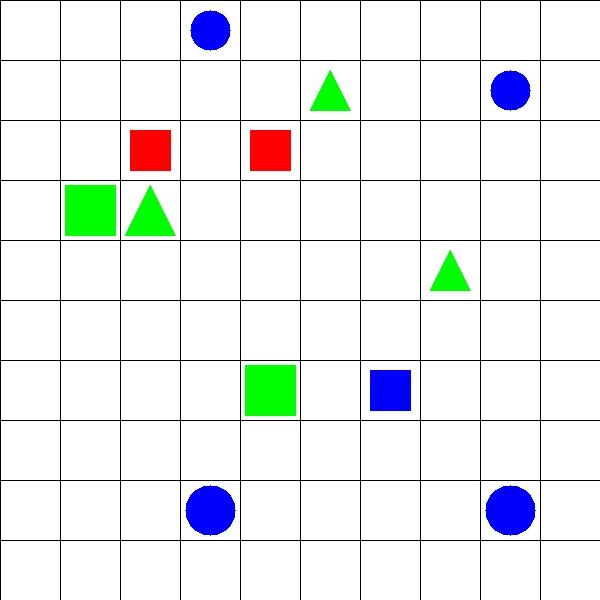
#> input picture task2_lm_set7/set-7/2. Task_Description/test_images/test_image2.jpg, 600 x 600 px
$ python task2_main.py
#> lines starting #> are read from the running program, lines starting #| are printed output that depends on the picture; after the words box and inside, x2 and y2 are one past the last pixel; in counts of white or black regions, pixels touching at a corner belong together
# -*- coding: utf-8 -*-
'''
**************************************************************************
*                  IMAGE PROCESSING (e-Yantra 2016)
*                  ================================
*  This software is intended to teach image processing concepts
*
*  Author: e-Yantra Project, Department of Computer Science
*  and Engineering, Indian Institute of Technology Bombay.
*
*  Software released under Creative Commons CC BY-NC-SA
*
*  For legal information refer to:
*        http://creativecommons.org/licenses/by-nc-sa/4.0/legalcode
*
*
*  This software is made available on an “AS IS WHERE IS BASIS”.
*  Licensee/end user indemnifies and will keep e-Yantra indemnified from
*  any and all claim(s) that emanate from the use of the Software or
*  breach of the terms of this agreement.
*
*  e-Yantra - An MHRD project under National Mission on Education using
*  ICT(NMEICT)
*
* ---------------------------------------------------
*  Theme: Launch a Module
*  Filename: task2_main.py
*  Version: 1.0.0
*  Date: November 28, 2016
*  How to run this file: python task2_main.py
*  Author: e-Yantra Project, Department of Computer Science and Engineering, Indian Institute of Technology Bombay.
* ---------------------------------------------------

* ====================== GENERAL Instruction =======================
* 1. Check for "DO NOT EDIT" tags - make sure you do not change function name of main().
* 2. Return should be a list named occupied_grids and a dictionary named planned_path.
* 3. Do not keep uncessary print statement, imshow() functions in final submission that you submit
* 4. Do not change the file name
* 5. Your Program will be tested through code test suite designed and graded based on number of test cases passed
**************************************************************************
'''

'''
* Team Id :         <Team Id>
* Author List :     Onkar Jagannath Sathe
* Filename:         task2_main.py
* Theme:            Launch Module -- Specific to eYRC
* Functions:        getcolor,getmin,getobj,getoccupied,heu,build,astar,makedic,travel
* Global Variables: RED_MIN,RED_MAX,BLACK_MIN,BLACK_MAX,BLUE_MIN,BLUE_MAX,GREEN_MAX,GREEN_MIN,YELLOW_MIN,YELLOW_MAX,BACK_MIN,BACK_MAX
'''

import numpy as np
import cv2
from heapq import *


'''
* Function Name: getcolor
* Input        : numpy_array_imagepixel(i.e. (B,G,R),RGB_values)
* Output       : color of numpy_array_pixel
* Logic        : Ranges of color's are used and compare as format of (B,G,R)
* Example Call : getcolor(img[i][j])
'''
def getcolor(a):
    x=a[0]
    y=a[1]
    z=a[2]
    if(x<50 and y<50 and z<50):
        return "BLACK"
    elif(x>200 and y<50 and z<50):
        return "blue"
    elif(x<50 and y<50 and z>200):
        return "red"
    elif(x<50 and y>200 and z<50):
        return "green"
    elif(x>200 and y>200 and z>200):
        return "WHITE"
    elif(x<25 and y>225 and z>225):
        return "yellow"
    return "BACK"

RED_MIN =     np.array([ 0 ,  0,200], np.uint8)
RED_MAX =     np.array([ 50, 50,255], np.uint8)

BLUE_MIN  =   np.array([200,  0,  0], np.uint8)
BLUE_MAX  =   np.array([255, 50, 50],np.uint8)

GREEN_MIN  =  np.array([0  ,200,  0], np.uint8)
GREEN_MAX  =  np.array([50 ,255, 50], np.uint8)

YELLOW_MIN  = np.array([  0,225,225], np.uint8)
YELLOW_MAX  = np.array([ 25,255,255], np.uint8)

BLACK_MIN = np.array([  0,0,0], np.uint8)
BLACK_MAX = np.array([  25,25,25], np.uint8)

BACK_MIN = 0
BACK_MAX = 0

'''
* Function Name: getmin
* Input        : color of pixel (as string)
* Output       : minimum and maximum ranges
* Logic        : Global variables are used for Ranges of color's are used and compare as format of (B,G,R)
* Example Call : getmin('red')
'''
def getmin(color):
    if(color == 'blue'):
        return BLUE_MIN , BLUE_MAX
    elif(color == 'red'):
        return RED_MIN , RED_MAX
    elif(color == 'green'):
        return GREEN_MIN , GREEN_MAX
    elif(color == 'yellow'):
        return YELLOW_MIN , YELLOW_MAX
    elif(color == 'BLACK'):
        return BLACK_MIN,BLACK_MAX
    return BACK_MIN , BACK_MAX


'''
* Function Name: getobj
* Input        : path of image
* Output       : objects in images(as list of tuple[(x,y) coordinates,color,shape,object_total_pixel])
* Logic        : contours are used to find shape using approxPolyDP method,
                 getcolor is for color,
                 inRange and countNonZero for object_total_pixel

* Example Call : getobj('test_images1.jpg')
'''
def getobj(path):
    img = cv2.imread(path)
    #img = cv2.bilateralFilter(img,9,75,75)

    gray = cv2.imread(path,0)
    obj = []
    obj_pix = []
    objects = ['circle','','','triangle','4-sided']
    j=0
    l=1
    while(j<gray.shape[0]):
        i=0
        while(i<gray.shape[1]):
            if(getcolor(img[i+30][j+30])=="WHITE"):
                obj.append(((j/60+1,i/60+1),None,None,None))
                i+=60
                continue
            img_1= gray [i+1:i+60-1,j+1:j+60-1]
            ret , thresh = cv2.threshold(img_1,200,255,1)
            contours , h = cv2.findContours(thresh,1,2)
            for cnt in contours:
                approx = cv2.approxPolyDP(cnt,0.01*cv2.arcLength(cnt,True),True)

            color = getcolor(img[i+30][j+30])
            img_1 = img[i:i+60,j:j+60]
            MIN , MAX = getmin(color)
            if(MIN is not BACK_MIN and MAX is not BACK_MAX):
                obj_pix=cv2.countNonZero(cv2.inRange(img_1, MIN, MAX))
            else:
                obj_pix=0

            if(color!= "BACK" and color != "WHITE"):
                if(len(approx)>10):
                    obj.append(((j/60+1,i/60+1),color,objects[0],obj_pix))
                else:
                    obj.append(((j/60+1,i/60+1),color,objects[len(approx)],obj_pix))
                #print(approx)
            else:
                obj.append(((j/60+1,i/60+1),None,None,obj_pix))
            i+=60
        j+=60
    return obj

'''
* Function Name: getoccupied
* Input        : board object list of tuple[(x,y) coordinates,color,shape,object_total_pixel]
* Output       : Non empty grids as 1st Output
* Logic        : color and shape are None in above list of board they are seperated
* Example Call : getoccupied(board_objects)
'''

def getoccupied(board):
    grids = []
    for i in board :
        #print(i)
        if(i[2]==None):
            continue
        else:
            grids.append(i[0])
    return grids

'''
* Function Name: build
* Input        : board object list , grid (NON Empty Grid list),numpyarray of 10 X 10 size
* Output       : Objects Match_list as dictionary and sorted keys of Match_list as list
* Logic        :
                 build numpy array for algorithm
                 size is checked using object's pixel in board's object
                 shape is compared
                 color is compared
                 if (color is Not None)
                     numpyarray is set to 1
* Example Call : build(board_objects,grid,numpy_array)
'''

def build(board,grid,nmap):
    match_list = {}

    for x in grid:
        i=board[((x[0]-1)*10+x[1])-1]
        nmap[i[0][1]][i[0][0]]=1
        if(i[1]!='BLACK'):
            match = []
            for y in grid :
                j = board[((y[0]-1)*10+y[1])-1]
                if(j[1]!='BLACK' and i[0]!=j[0] and i[1]==j[1] and i[2]==j[2] and abs(i[3]-j[3])<100):
                    match.append(j[0])
            match_list[i[0]]=match
    sortr = match_list.keys()
    sortr.sort()


    return match_list , sortr
'''
* Function Name: heu
* Input        : two coordinates
* Output       : heusterics distance of two points
* Logic        : No. of cells between two points are count
* Example Call : heu((x1,y1),(x2,y2))
'''

def heu(a, b):
    return (abs(a[0] - b[0]) + abs(a[1] - b[1]))


'''
* Function Name: astar
* Input        : numpy_array,start_tuple,goal_tuple
* Output       : dictionary as required
* Logic        : A * algorithm is used
* Example Call : astar(array,start,goal)
'''

# [53 lines left out: function astar, not called in this run]

'''
* Function Name: makedir
* Input        : list
* Output       : modified list
* Logic        : appropriate list is ordered
* Example Call : makedic(list)
'''
# [10 lines left out: function makedic, not called in this run]

'''
* Function Name: travel
* Input        : path of images
* Output       : occupied grid , dictionary of all paths as Key = tuple(start)
* Logic        : For each objects A* algo is called and minimum path is choosen
                 if No path
                     NO MATCH , empty list , 0 is set
* Example Call : board , paths = travel(image_filename)
'''
def travel(path):
    paths = {}#OrderedDict()
    board = getobj(path)


    nmap = np.array([
            [1,1,1,1,1,1,1,1,1,1,1],
            [1,0,0,0,0,0,0,0,0,0,0],
            [1,0,0,0,0,0,0,0,0,0,0],
            [1,0,0,0,0,0,0,0,0,0,0],
            [1,0,0,0,0,0,0,0,0,0,0],
            [1,0,0,0,0,0,0,0,0,0,0],
            [1,0,0,0,0,0,0,0,0,0,0],
            [1,0,0,0,0,0,0,0,0,0,0],
            [1,0,0,0,0,0,0,0,0,0,0],
            [1,0,0,0,0,0,0,0,0,0,0],
            [1,0,0,0,0,0,0,0,0,0,0]])

    grids = getoccupied(board)
    #print(grids)
    match_list ,sortr = build(board,grids,nmap)
    #print(match_list)
    for i in sortr:
        #print(i,match_list[i])
        m_list = match_list[i]
        if(len(m_list)==0):
            paths[tuple(i)]=['NO MATCH','empty list',0]
            continue
        if(len(m_list)!=0):
            all_list = []
            mini = 1000
            is_path = False
            for j in m_list:
                tmp_1=nmap[j[1]][j[0]]
                tmp_2=nmap[i[1]][i[0]]
                nmap[j[1]][j[0]]=nmap[i[1]][i[0]]=0

                temp=astar(nmap,i,j)
                nmap[j[1]][j[0]]=tmp_1
                nmap[i[1]][i[0]]=tmp_2
                if(temp != False and mini>len(temp)):
                    is_path = True
                    all_list=temp
                    mini=len(temp)
                    #print(i,makedic(all_list))
            if(is_path==False):
                paths[tuple(i)]=['NO MATCH','empty list',0]
            else:
                paths[tuple(i)]=makedic(all_list)
    return board , paths


def main(image_filename):

        '''
This function is the main program which takes image of test_images as argument.
Team is expected to insert their part of code as required to solve the given
task (function calls etc).

***DO NOT EDIT THE FUNCTION NAME. Leave it as main****
Function name: main()

******DO NOT EDIT name of these argument*******
Input argument: image_filename

Return:
1 - List of tuples which is the coordinates for occupied grid. See Task2_Description for detail.
2 - Dictionary with information of path. See Task2_Description for detail.
        '''
        board , paths = travel(image_filename)
#> in getobj, img is the input picture: shape (600, 600, 3); mean B, G, R 238.1, 238.3, 234.9
#> in getobj, `gray = cv2.imread(path,0)`:
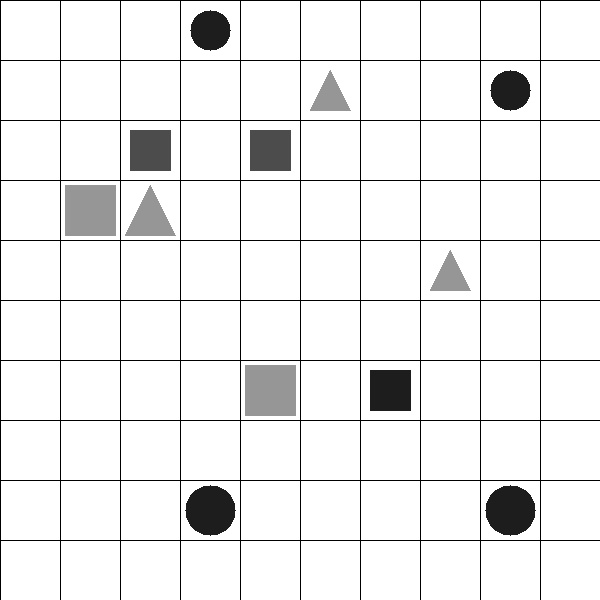
#> gray: shape (600, 600); min 0, max 255, mean 237.4
#> the loop in getobj, `while(j<gray.shape[0]):` made 10 passes
#> after the loop in getobj, `while(j<gray.shape[0]):`:
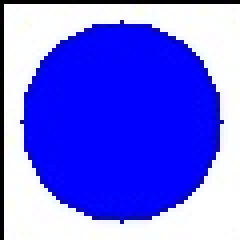
#> img_1: shape (60, 60, 3) (shown 4 times larger); mean B, G, R 241.3, 107.7, 107.5
#> after the loop in getobj, `while(j<gray.shape[0]):`:
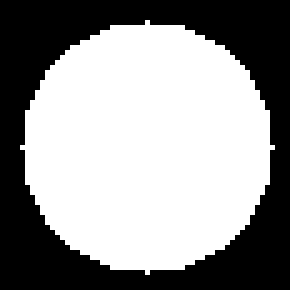
#> thresh: shape (58, 58) (shown 5 times larger); 58.3% white; 1 black region, box (x1, y1, x2, y2) and area: (0, 0, 58, 58) 1403
#> after the loop in getobj, `while(j<gray.shape[0]):`: j = 600; obj = 100 items
#> the loop in getoccupied, `for i in board :` made 100 passes
#> i on passes 14, 23, 24, 31, 39, 43, 47, 52: ((2, 4), 'green', '4-sided', 2498), ((3, 3), 'red', '4-sided', 1597), ((3, 4), 'green', 'triangle', 1271), ((4, 1), 'blue', 'circle', 1159), ((4, 9), 'blue', 'circle', 1837), ((5, 3), 'red', '4-sided', 1597), ((5, 7), 'green', '4-sided', 2497), ((6, 2), 'green', 'triangle', 779)
#> after the loop in getoccupied, `for i in board :`: grids = [(2, 4), (3, 3), (3, 4), (4, 1), (4, 9), (5, 3), (5, 7), (6, 2), (7, 7), (8, 5), (9, 2), (9, 9)]
#> the loop in build, `for x in grid:` made 1 pass
#> after the loop in build, `for x in grid:`: match_list = 0 items
        occupied_grids = getoccupied(board)             # List to store coordinates of occupied grid -- DO NOT CHANGE VARIABLE NAME
        planned_path = paths            # Dictionary to store information regarding path planning       -- DO NOT CHANGE VARIABLE NAME
        print ( board)


        ##### WRITE YOUR CODE HERE - START

        # cv2.imshow("board_filepath - press Esc to close",cv2.imread(board_filepath))                  - For check - remove
        # cv2.imshow("container_filepath - press Esc to close",cv2.imread(container_filepath))


        # #### NO EDIT AFTER THIS

# DO NOT EDIT
# return Expected output, which is a list of tuples. See Task1_Description for detail.
        return occupied_grids, planned_path


'''
Below part of program will run when ever this file (task1_main.py) is run directly from terminal/Idle prompt.

'''
if __name__ == '__main__':

    # change filename to check for other images
    image_filename = "test_images/test_image2.jpg"
#> (the run stopped early here; a loop or call above may not have finished)

$ run again, with task2_lm_set7/set-7/2. Task_Description/test_images/test_image1.jpg copied over task2_lm_set7/set-7/2. Task_Description/test_images/test_image2.jpg
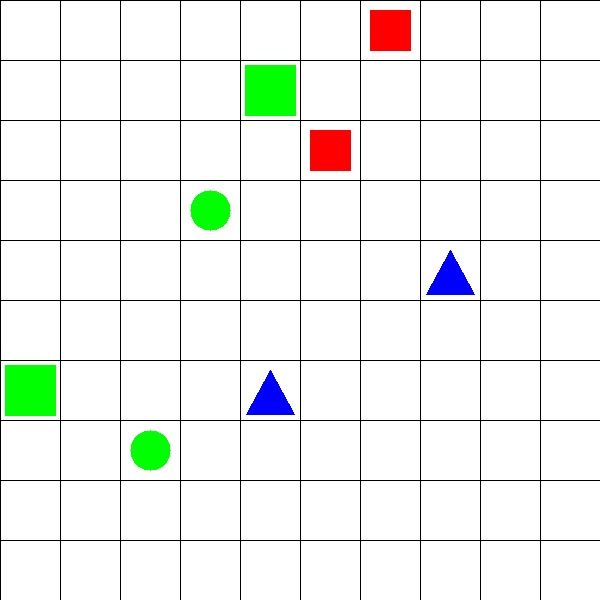
#> input picture task2_lm_set7/set-7/2. Task_Description/test_images/test_image1.jpg, 600 x 600 px
#> in getobj, img is the input picture: shape (600, 600, 3); mean B, G, R 238.6, 242.5, 239.4
#> in getobj, `gray = cv2.imread(path,0)`:
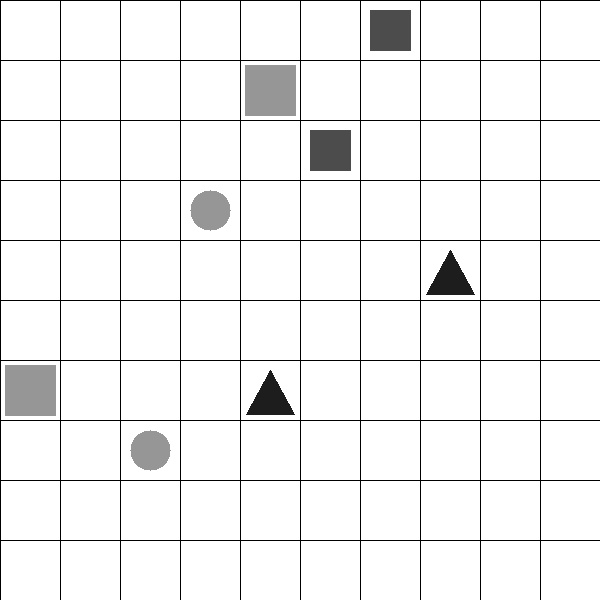
#> gray: shape (600, 600); min 0, max 255, mean 241.2
#> the loop in getobj, `while(j<gray.shape[0]):` made 10 passes
#> after the loop in getobj, `while(j<gray.shape[0]):`:
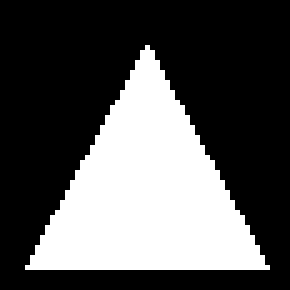
#> thresh: shape (58, 58) (shown 5 times larger); 33.4% white; 1 white region, box (x1, y1, x2, y2) and area: (5, 9, 54, 54) 1125
#> after the loop in getobj, `while(j<gray.shape[0]):`: j = 600; obj = 100 items
#> the loop in getoccupied, `for i in board :` made 100 passes
#> i on passes 7, 28, 34, 42, 47, 53: ((1, 7), 'green', '4-sided', 2497), ((3, 8), 'green', 'circle', 1193), ((4, 4), 'green', 'circle', 1199), ((5, 2), 'green', '4-sided', 2497), ((5, 7), 'blue', 'triangle', 1000), ((6, 3), 'red', '4-sided', 1597)
#> after the loop in getoccupied, `for i in board :`: grids = [(1, 7), (3, 8), (4, 4), (5, 2), (5, 7), (6, 3), (7, 1), (8, 5)]
#> the loop in build, `for x in grid:` made 1 pass
#> after the loop in build, `for x in grid:`: match_list = 0 items

$ run again, with task2_lm_set7/set-7/2. Task_Description/test_images/test_image3.jpg copied over task2_lm_set7/set-7/2. Task_Description/test_images/test_image2.jpg
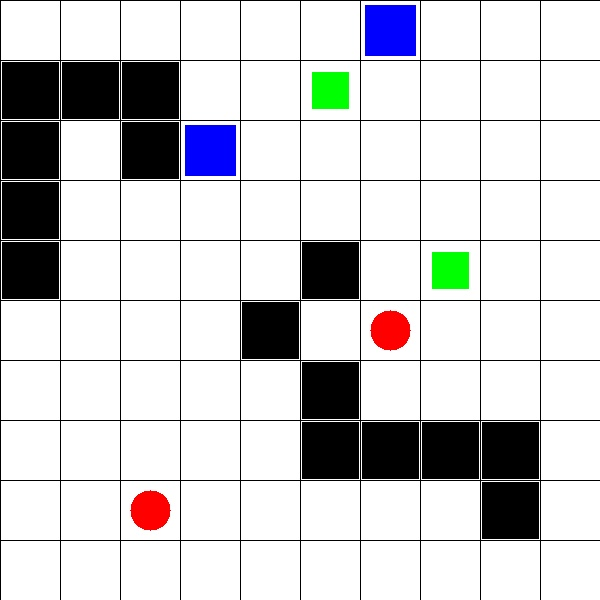
#> input picture task2_lm_set7/set-7/2. Task_Description/test_images/test_image3.jpg, 600 x 600 px
#> in getobj, img is the input picture: shape (600, 600, 3); mean B, G, R 208.2, 206.6, 206.4
#> in getobj, `gray = cv2.imread(path,0)`:
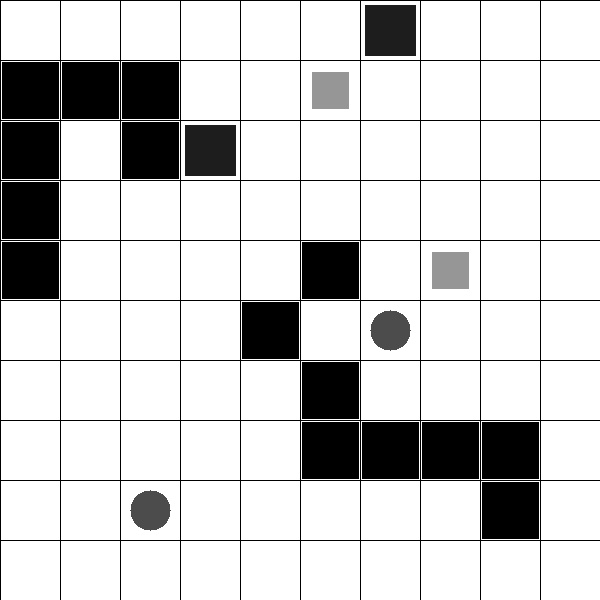
#> gray: shape (600, 600); min 0, max 255, mean 206.7
#> the loop in getobj, `while(j<gray.shape[0]):` made 10 passes
#> after the loop in getobj, `while(j<gray.shape[0]):`:
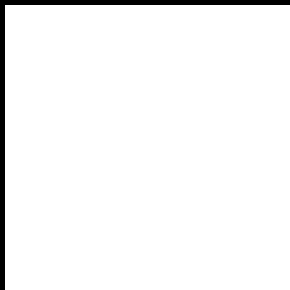
#> thresh: shape (58, 58) (shown 5 times larger); 96.6% white; black in thin lines or dots
#> after the loop in getobj, `while(j<gray.shape[0]):`: j = 600; obj = 100 items
#> the loop in getoccupied, `for i in board :` made 100 passes
#> i on passes 2, 3, 4, 5, 12, 22, 23, 29: ((1, 2), 'BLACK', '4-sided', 3368), ((1, 3), 'BLACK', '4-sided', 3368), ((1, 4), 'BLACK', '4-sided', 3368), ((1, 5), 'BLACK', '4-sided', 3368), ((2, 2), 'BLACK', '4-sided', 3368), ((3, 2), 'BLACK', '4-sided', 3368), ((3, 3), 'BLACK', '4-sided', 3368), ((3, 9), 'red', 'circle', 1190)
#> after the loop in getoccupied, `for i in board :`: grids = [(1, 2), (1, 3), (1, 4), (1, 5), (2, 2), (3, 2), (3, 3), (3, 9), (4, 3), (5, 6), (6, 2), (6, 5), (6, 7), (6, 8), (7, 1), (7, 6), (7, 8), (8, 5), (8, 8), (9, 8), (9, 9)]
#> the loop in build, `for x in grid:` made 1 pass
#> after the loop in build, `for x in grid:`: match_list = 0 items

$ run again, with task2_lm_set7/set-7/2. Task_Description/test_images/test_image4.jpg copied over task2_lm_set7/set-7/2. Task_Description/test_images/test_image2.jpg
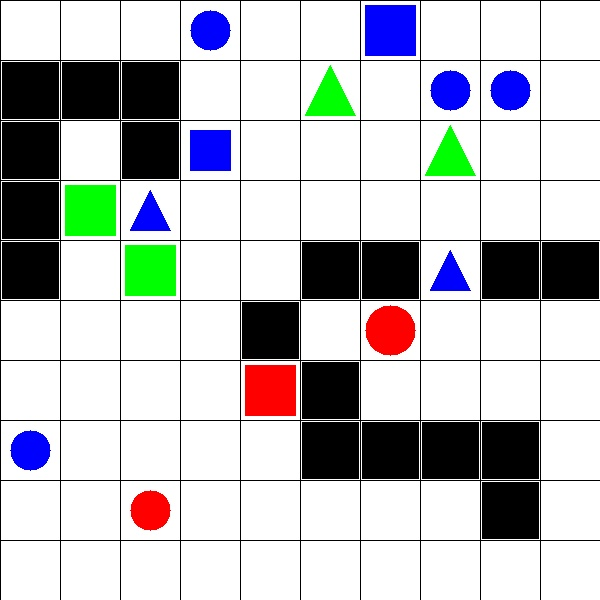
#> input picture task2_lm_set7/set-7/2. Task_Description/test_images/test_image4.jpg, 600 x 600 px
#> in getobj, img is the input picture: shape (600, 600, 3); mean B, G, R 195.1, 193.1, 191.6
#> in getobj, `gray = cv2.imread(path,0)`:
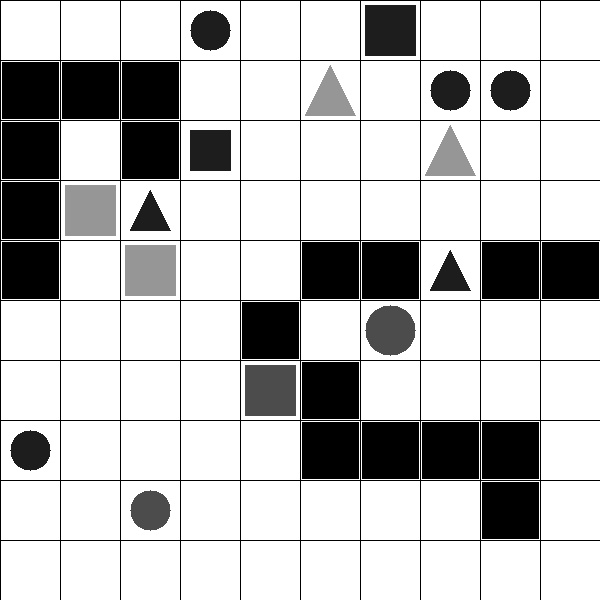
#> gray: shape (600, 600); min 0, max 255, mean 193
#> the loop in getobj, `while(j<gray.shape[0]):` made 10 passes
#> after the loop in getobj, `while(j<gray.shape[0]):`:
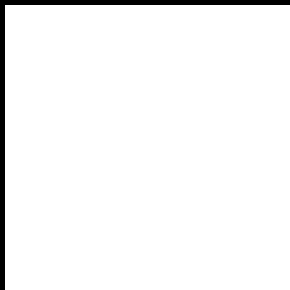
#> thresh: shape (58, 58) (shown 5 times larger); 96.6% white; black in thin lines or dots
#> after the loop in getobj, `while(j<gray.shape[0]):`: j = 600; obj = 100 items
#> the loop in getoccupied, `for i in board :` made 100 passes
#> i on passes 2, 3, 4, 5, 8, 12, 14, 22: ((1, 2), 'BLACK', '4-sided', 3368), ((1, 3), 'BLACK', '4-sided', 3368), ((1, 4), 'BLACK', '4-sided', 3368), ((1, 5), 'BLACK', '4-sided', 3368), ((1, 8), 'blue', 'circle', 1159), ((2, 2), 'BLACK', '4-sided', 3368), ((2, 4), 'green', '4-sided', 2498), ((3, 2), 'BLACK', '4-sided', 3368)
#> after the loop in getoccupied, `for i in board :`: grids = 33 pairs, first value 1 to 10, second value 1 to 9
#> the loop in build, `for x in grid:` made 1 pass
#> x on pass 1: (1, 2)
#> after the loop in build, `for x in grid:`: match_list = 0 items
